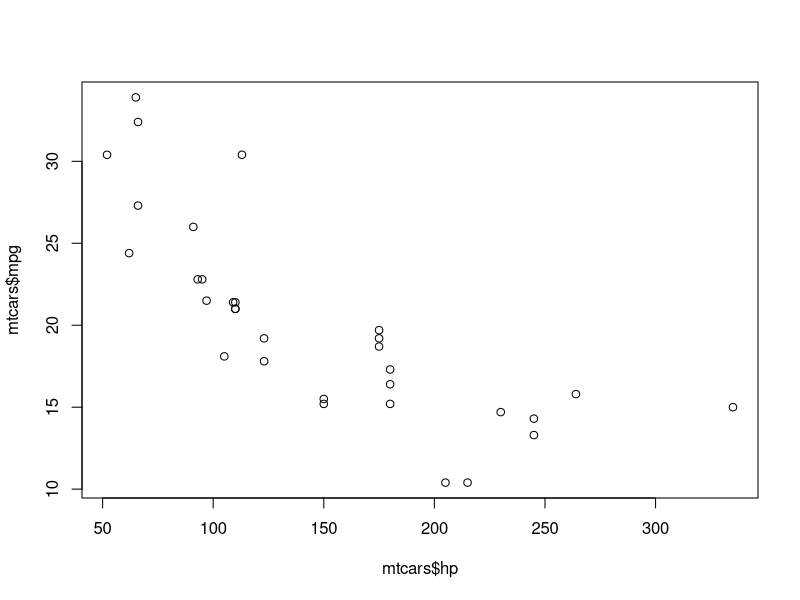
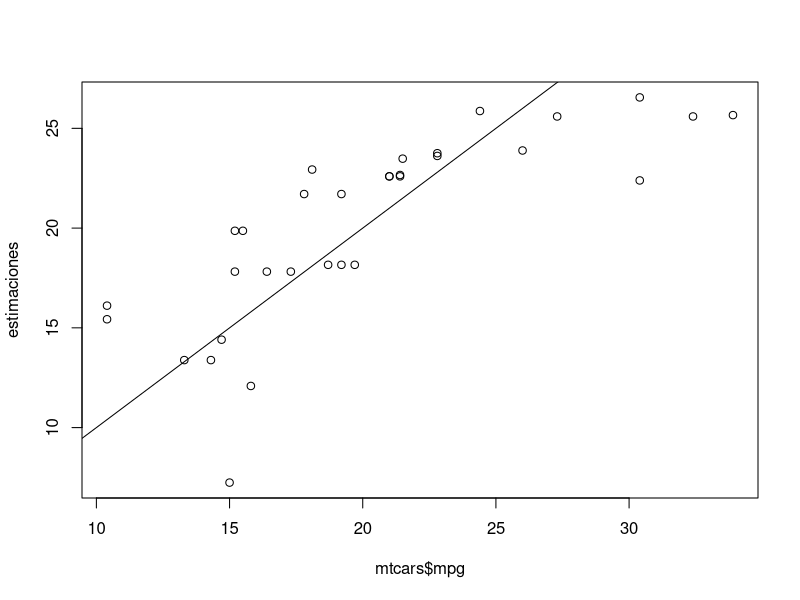
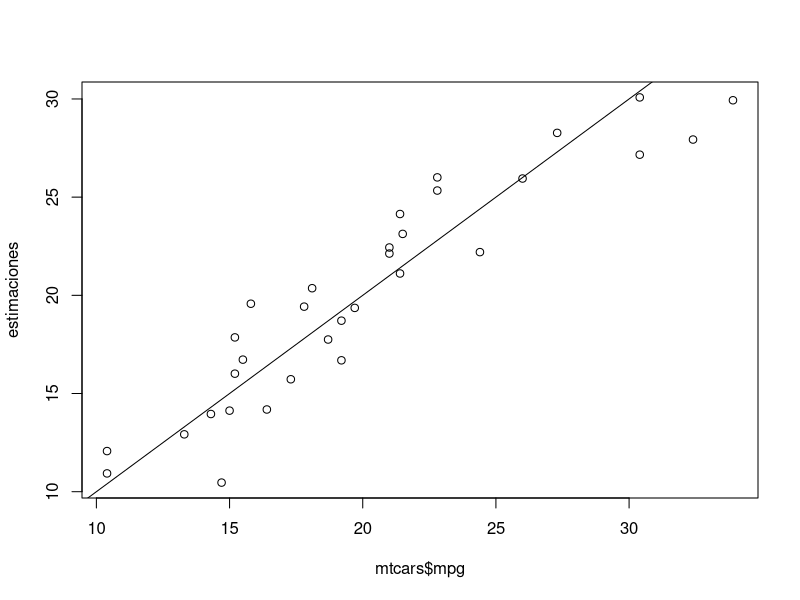

The R source for these figures, in order:
## ---- chunk 1
# Cargamos datos
data(mtcars)
## ---- chunk 2
# Gráfico de dispersión
plot(mtcars$hp,mtcars$mpg)
## ---- chunk 3
# Regresión lineal simple
regresion_simple <- lm(mpg ~ hp, data = mtcars)
# summary(regresion_simple)
## ---- chunk 4
# Guardamos valores estimados
estimaciones <- predict(regresion_simple)

# Grafica reales vs estimados
plot(mtcars$mpg, estimaciones)
abline(a = 0, b = 1) # Linea de identidad
## ---- chunk 5
# Regresión lineal múltiple
regresion_multiple <- lm(mpg~0+cyl+disp+hp+drat+wt+qsec+vs+am+gear+carb,
                         mtcars)
## ---- chunk 6
# Guardamos valores estimados
estimaciones <- predict(regresion_multiple)

# Grafica reales vs estimados
plot(mtcars$mpg, estimaciones)
abline(a = 0, b = 1) # Linea de identidad
## ---- chunk 7
# Detalle regresion multiple
summary(regresion_multiple)
